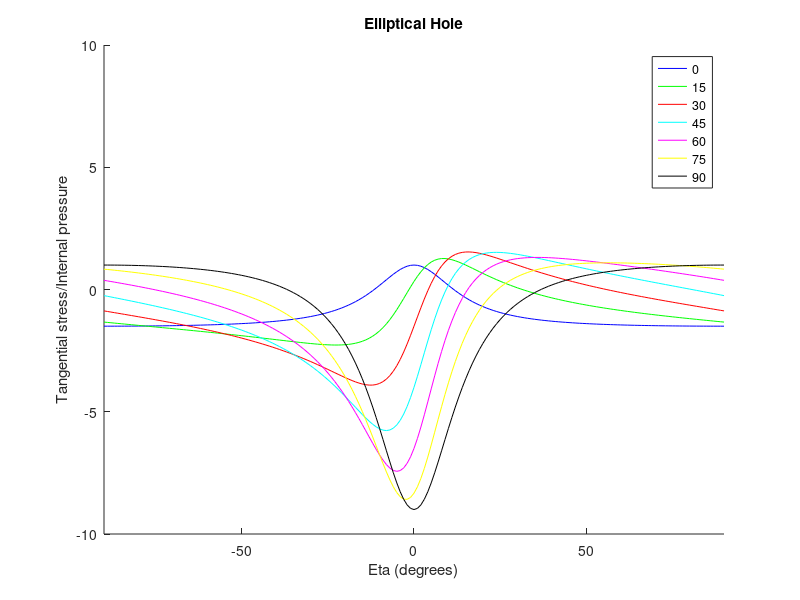

Recreate this plot in MATLAB.
% calculate and plot normal stress acting tangential
% to boundary of elliptical hole 
clear all, clf reset; % clear memory and figures
s1 = 0; s3 = -1; p = 0; % remote stress and internal pressure
a = 1; b = .25; % semi-major and -minor axial lengths
ETD=-90:1:90; ETR=ETD*pi/180;   % angle eta
amb = a^2 - b^2;
hold on; axis([-90 90 -10 10]); 
xlabel('Eta (degrees)'), title('Elliptical Hole');
ylabel('Tangential stress/Internal pressure');
C=['b' 'g' 'r' 'c' 'm' 'y' 'k']
for k = 1:7
    be = (k-1)*15; ber = be*pi/180; % angle beta
    c2b = cos(2*ber); C2E = cos(2*ETR);
    DEN = (a^2 + b^2) - amb*C2E;
    T1 = (s1+s3+2*p)*(2*a*b)./DEN;
    T2 = (s1-s3)*(((a+b)^2)*(cos(2*(ber-ETR))) - amb*c2b)./DEN;
    ST = -p + T1 + T2;
    plot(ETD,ST,C(k));
end
legend('0','15','30','45','60','75','90');
